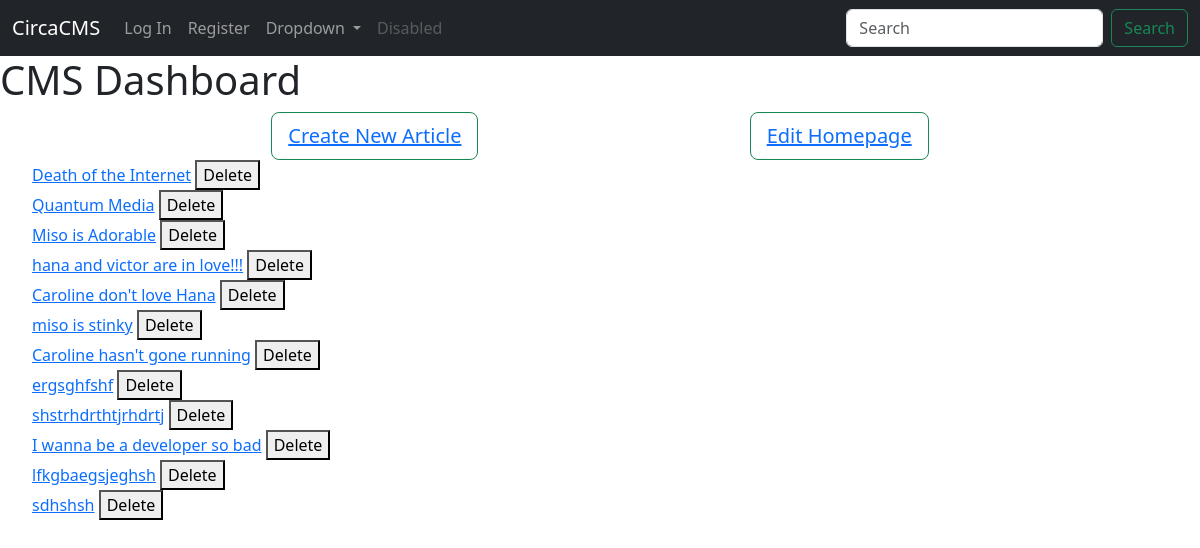
The app's page /cms_dashboard/ with its own data.
### news/models.py (models this page shows, shortened)
class Article(models.Model):
    headline = models.CharField(max_length=50, blank=False, unique_for_date="date")
    main = models.ForeignKey(Image, null=True, on_delete=models.PROTECT)
    byline = models.ForeignKey(Author,null=True, on_delete=models.PROTECT)
    deck = models.CharField(max_length=240, blank=False)
    slug = models.SlugField(unique=True)
    url = models.SlugField(max_length=40, unique=True, null=True)
    date = models.DateTimeField(auto_now_add=False, null=True)
    content = HTMLField()
    section = models.ForeignKey(Section, null=True, on_delete=models.SET_NULL)
    updated_at = models.DateTimeField(blank=True, null=True)
    update_lang = models.DateTimeField(blank=True, null=True)
    is_hero = models.BooleanField(default=False)
    is_featured = models.BooleanField(default=False)
    is_published = models.BooleanField(default=False)

### cms/views.py (the view)
# urls.py: path("cms_dashboard/", include("cms.urls")),
def cms_dashboard(request):
    search_article = request.GET.get('q')
    if search_article:
        return search(request, search_article)
    articles = Article.objects.all()
    return render(request, 'cms/dashboard.html', {
      'articles': articles
      })

### cms/templates/cms/dashboard.html (shortened to what this page needs)
{% extends "cms/cms_layout.html" %}
{% block body %}
<h1>CMS Dashboard</h1>
<div class="d-flex mx-auto justify-content-evenly align-items-center">
  <button type="button" class="btn btn-outline-success btn-lg">
    <a href="{% url 'create_article' %}" style="color:">
      Create New Article
    </a>
  </button>
  <button type="button" class="btn btn-outline-success btn-lg">
    <a href="{% url 'edit_homepage' %}" style="">
      Edit Homepage
    </a>
  </button>
</div>
<div class="cms-articles">
  <ul>
    {% for article in articles %}
      <li>
        <a href="{% url 'edit_article' article.id %}">{{ article.headline }}</a>
        <form action="{% url 'delete_article' article.id %}" method="post" style="display:inline;">
          <button value="{{ article.id }}" type="submit">Delete</button>
        </form>
      </li>
    {% endfor %}
  </ul>
</div>
{% endblock %}

### cms/static/cms/styles.css (style rules this page uses)
.cms-articles>ul { list-style-type: none; }

### records on screen
Article: headline "Death of the Internet", {{ article.id }} 1 (drawn)
Article: headline "Quantum Media", {{ article.id }} 2 (drawn)
Article: headline "Miso is Adorable", {{ article.id }} 3 (drawn)
Article: headline "hana and victor are in love!!!", {{ article.id }} 4 (drawn)
Article: headline "Caroline don't love Hana", {{ article.id }} 5 (drawn)
Article: headline "miso is stinky", {{ article.id }} 6 (drawn)
Article: headline "Caroline hasn't gone running", {{ article.id }} 7 (drawn)
Article: headline "ergsghfshf", {{ article.id }} 8 (drawn)
Article: headline "shstrhdrthtjrhdrtj", {{ article.id }} 9 (drawn)
Article: headline "I wanna be a developer so bad", {{ article.id }} 10 (drawn)
Article: headline "lfkgbaegsjeghsh", {{ article.id }} 11 (drawn)
Article: headline "sdhshsh", {{ article.id }} 12 (drawn)
